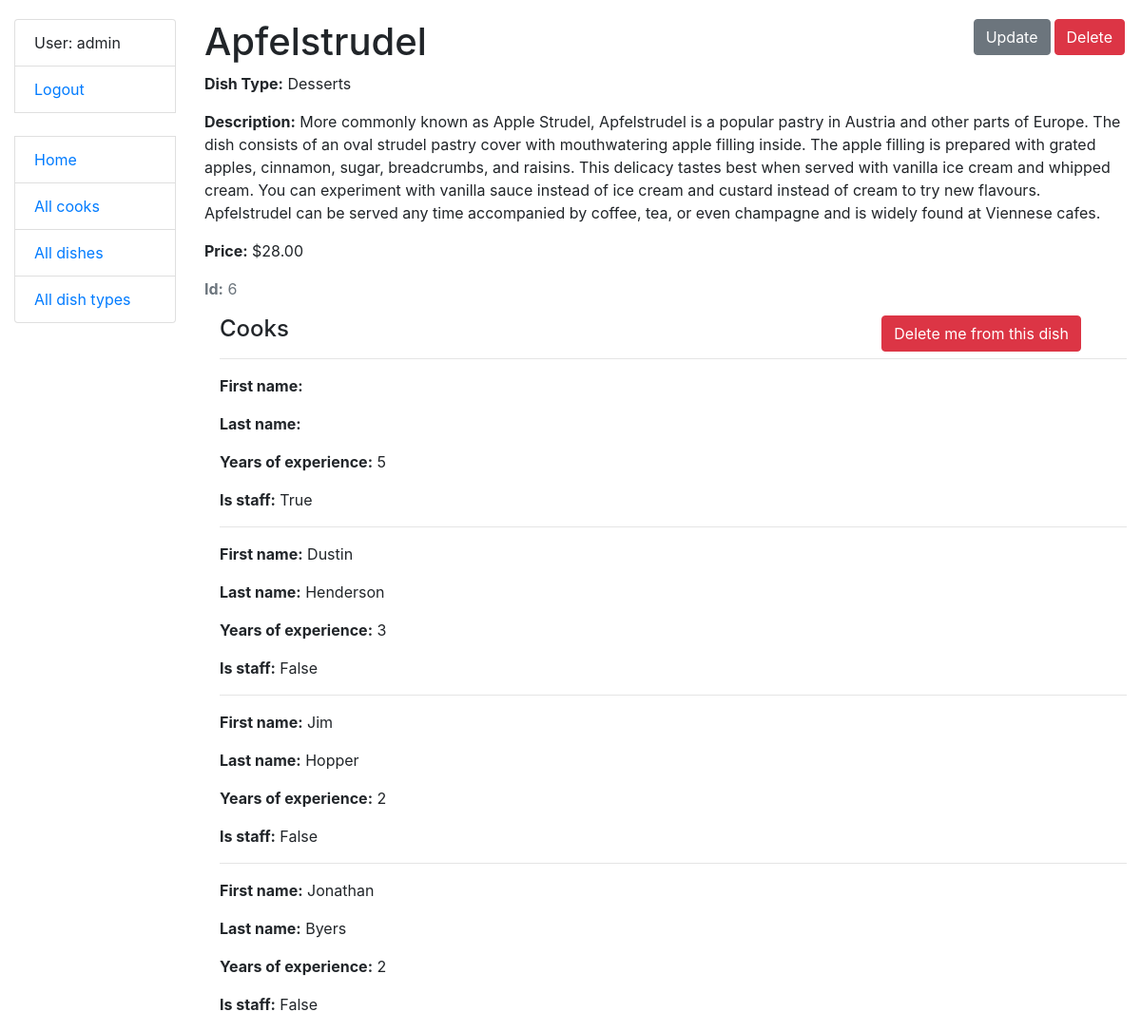
Screenshot of /dishes/6/ (signed in) with the database file from the repository.
### kitchen/models.py (models this page shows, shortened)
class Cook(AbstractUser):
    years_of_experience = models.IntegerField(null=True, blank=True)
    class Meta:
        ordering = ["username"]

class Dish(models.Model):
    name = models.CharField(max_length=255)
    description = models.TextField()
    price = models.DecimalField(max_digits=7, decimal_places=2)
    dish_type = models.ForeignKey(
        DishType, on_delete=models.CASCADE, related_name="dishes"
    )
    cooks = models.ManyToManyField(
        settings.AUTH_USER_MODEL,
        related_name="dishes"
    )
    class Meta:
        verbose_name_plural = "dishes"
        ordering = ["name"]

class DishType(models.Model):
    name = models.CharField(max_length=255, unique=True)
    class Meta:
        ordering = ["name"]

### kitchen/views.py (the view)
class DishDetailView(LoginRequiredMixin, generic.DetailView):
    model = Dish
    queryset = Dish.objects.prefetch_related("cooks__dishes")

### templates/kitchen/dish_detail.html (shortened to what this page needs)
{% extends "base.html" %}
{% block content %}
  <h1>
    {{ dish.name }}
    <a href="{% url 'kitchen:dish-delete' pk=dish.id %}" class="btn btn-danger link-to-page">
      Delete
    </a>
    <a href="{% url 'kitchen:dish-update' pk=dish.id %}" class="btn btn-secondary link-to-page">
      Update
    </a>
  </h1>
  <p><strong>Dish Type:</strong> {{ dish.dish_type.name }}</p>
  <p><strong>Description:</strong> {{ dish.description }}</p>
  <p><strong>Price:</strong> ${{ dish.price }}</p>
  <p class="text-muted"><strong>Id:</strong> {{dish.id}}</p>
  <div class="ml-3">
    <h4>
      Cooks
      {% if user in dish.cooks.all %}
        <a
            href="{% url 'kitchen:dish-assign-or-delete' pk=dish.id %}"
            class="btn btn-danger link-to-page mr-5"
            style="float: right"
        >
          Delete me from this dish
        </a>
      {% endif %}
    </h4>
    {% for cook in dish.cooks.all %}
      <hr>
      <p><strong>First name:</strong> {{ cook.first_name }}</p>
      <p><strong>Last name:</strong> {{ cook.last_name }}</p>
      <p><strong>Years of experience:</strong> {{ cook.years_of_experience }}</p>
      <p><strong>Is staff:</strong> {{ cook.is_staff }}</p>
    {% empty %}
      <p>No cooks!</p>
    {% endfor %}
  </div>
{% endblock %}

### templates/includes/sidebar.html
<ul class="sidebar-nav list-group">
  {% if user.is_authenticated %}
    <li class="list-group-item">User: {{ user.username }}</li>
    <li class="list-group-item"><a href="{% url 'logout' %}">Logout</a></li>
  {% else %}
    <li class="list-group-item"><a href="{% url 'login' %}">Login</a></li>
  {% endif %}
  <br>
  <li class="list-group-item"><a href="{% url 'kitchen:index' %}">Home</a></li>
  <li class="list-group-item"><a href="{% url 'kitchen:cook-list' %}">All cooks</a></li>
  <li class="list-group-item"><a href="{% url 'kitchen:dish-list' %}">All dishes</a></li>
  <li class="list-group-item"><a href="{% url 'kitchen:dish-type-list' %}">All dish types</a></li>
</ul>

### static/css/styles.css (style rules this page uses)
body { margin-top: 20px; }
.link-to-page { float: right; margin: 0 2px 0 2px; }

### rows the page displays
Cook: username "admin", years_of_experience "5", is_staff "True"
Dish: name "Apfelstrudel", dish_type.name "Desserts", description "More commonly known as Apple Strudel, Apfelstrudel is a popular pastry in Austria and other parts of Europe. The dish consists of an oval strudel pastry cover with mouthwatering apple filling inside. The apple filling is prepared with grated apples, cinnamon, sugar, breadcrumbs, and raisins. This delicacy tastes best when served with vanilla ice cream and whipped cream. You can experiment with vanilla sauce instead of ice cream and custard instead of cream to try new flavours. Apfelstrudel can be served any time accompanied by coffee, tea, or even champagne and is widely found at Viennese cafes.", price "28.00", id "6"
Cook: first_name "Dustin", last_name "Henderson", years_of_experience "3", is_staff "False"
Cook: first_name "Jim", last_name "Hopper", years_of_experience "2", is_staff "False"
Cook: first_name "Jonathan", last_name "Byers", years_of_experience "2", is_staff "False"
